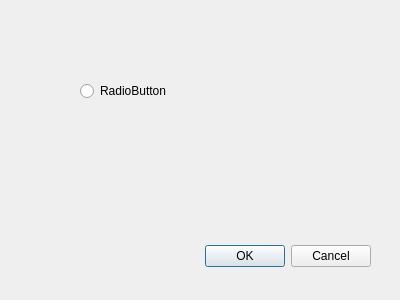
<?xml version="1.0" encoding="UTF-8"?>
<ui version="4.0">
 <class>PolynomChoiceDialog</class>
 <widget class="QDialog" name="PolynomChoiceDialog">
  <property name="geometry">
   <rect>
    <x>0</x>
    <y>0</y>
    <width>400</width>
    <height>300</height>
   </rect>
  </property>
  <property name="windowTitle">
   <string>Dialog</string>
  </property>
  <widget class="QDialogButtonBox" name="buttonBox">
   <property name="geometry">
    <rect>
     <x>30</x>
     <y>240</y>
     <width>341</width>
     <height>32</height>
    </rect>
   </property>
   <property name="orientation">
    <enum>Qt::Orientation::Horizontal</enum>
   </property>
   <property name="standardButtons">
    <set>QDialogButtonBox::StandardButton::Cancel|QDialogButtonBox::StandardButton::Ok</set>
   </property>
  </widget>
  <widget class="QRadioButton" name="radioButton">
   <property name="geometry">
    <rect>
     <x>80</x>
     <y>80</y>
     <width>95</width>
     <height>22</height>
    </rect>
   </property>
   <property name="text">
    <string>RadioButton</string>
   </property>
  </widget>
 </widget>
 <resources/>
 <connections>
  <connection>
   <sender>buttonBox</sender>
   <signal>accepted()</signal>
   <receiver>PolynomChoiceDialog</receiver>
   <slot>accept()</slot>
   <hints>
    <hint type="sourcelabel">
     <x>248</x>
     <y>254</y>
    </hint>
    <hint type="destinationlabel">
     <x>157</x>
     <y>274</y>
    </hint>
   </hints>
  </connection>
  <connection>
   <sender>buttonBox</sender>
   <signal>rejected()</signal>
   <receiver>PolynomChoiceDialog</receiver>
   <slot>reject()</slot>
   <hints>
    <hint type="sourcelabel">
     <x>316</x>
     <y>260</y>
    </hint>
    <hint type="destinationlabel">
     <x>286</x>
     <y>274</y>
    </hint>
   </hints>
  </connection>
 </connections>
</ui>
